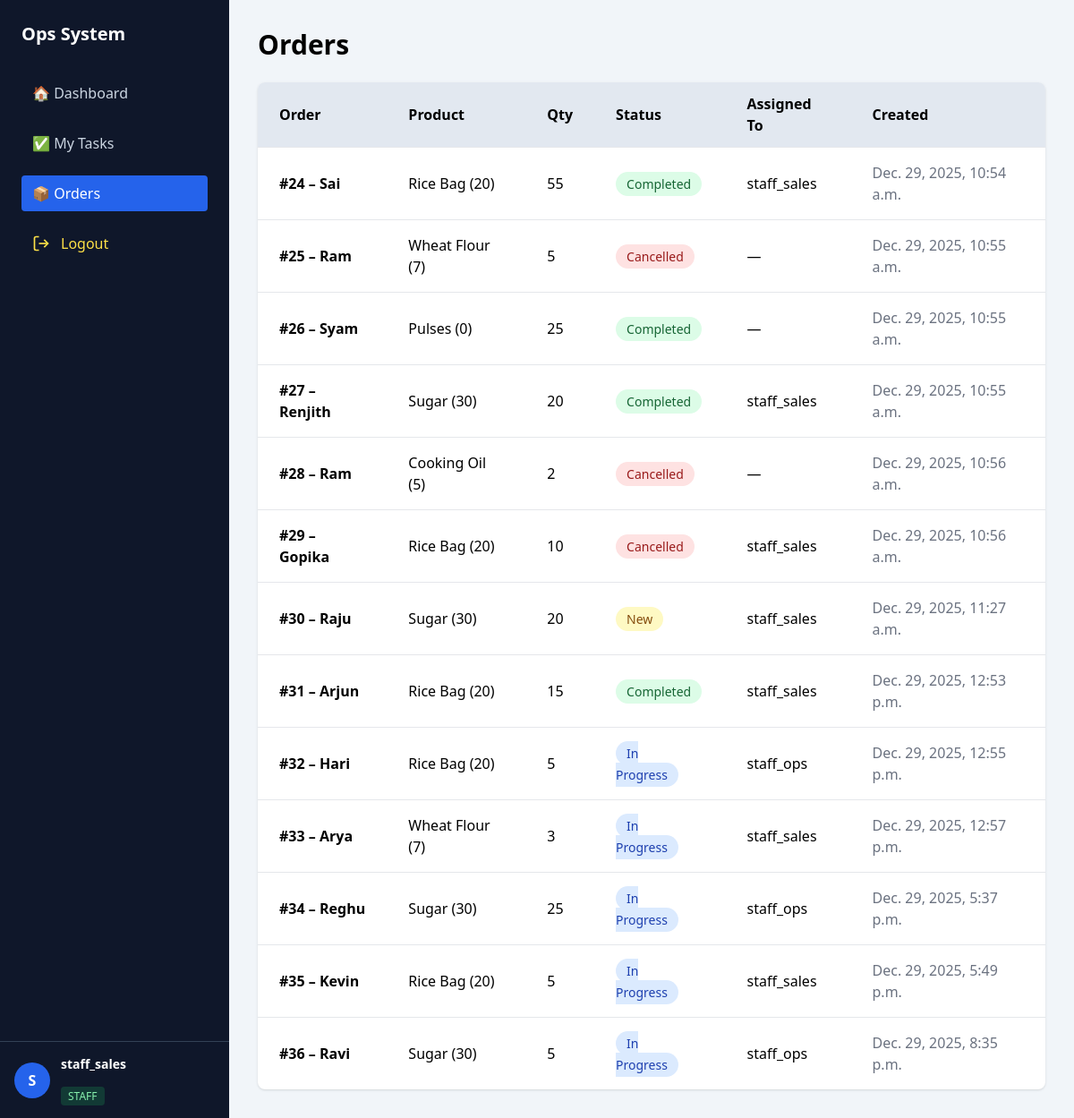
Screenshot of /orders/ (signed in) with the database file from the repository.
### orders/models.py (models this page shows, shortened)
class Order(models.Model):
    STATUS_CHOICES = (
        ('NEW', 'New'),
        ('IN_PROGRESS', 'In Progress'),
        ('COMPLETED', 'Completed'),
        ('CANCELLED', 'Cancelled'),
    )
    customer_name = models.CharField(max_length=100)
    product = models.ForeignKey(Product, on_delete=models.PROTECT)
    quantity = models.PositiveIntegerField()
    status = models.CharField(
        max_length=20,
        choices=STATUS_CHOICES,
        default='NEW'
    )
    assigned_to = models.ForeignKey(
        User,
        on_delete=models.SET_NULL,
        null=True,
        blank=True
    )
    created_at = models.DateTimeField(auto_now_add=True)

### inventory/models.py (models this page shows, shortened)
class Product(models.Model):
    name = models.CharField(max_length=100)
    sku = models.CharField(max_length=50, unique=True)
    current_stock = models.IntegerField(default=0)
    reorder_level = models.IntegerField(default=10)
    is_active = models.BooleanField(default=True)
    price = models.DecimalField(max_digits=10,decimal_places=2,default=0)
    def __str__(self):
        return f"{self.name} ({self.current_stock})"

### core/views.py (the view)
# urls.py: path('orders/', views.orders_view, name='orders'),
@login_required
def orders_view(request):
    orders = Order.objects.all()
    return render(request, 'core/orders.html', {'orders': orders})

### core/templates/core/orders.html
{% extends "core/base.html" %}
{% block content %}
<h1 class="text-3xl font-bold mb-6">Orders</h1>
<div class="bg-white shadow rounded-lg overflow-hidden">
<table class="min-w-full">
    <thead class="bg-slate-200 text-left">
        <tr>
            <th class="px-6 py-3">Order</th>
            <th class="px-6 py-3">Product</th>
            <th class="px-6 py-3">Qty</th>
            <th class="px-6 py-3">Status</th>
            <th class="px-6 py-3">Assigned To</th>
            <th class="px-6 py-3">Created</th>
        </tr>
    </thead>
    <tbody>
        {% for order in orders %}
        <tr class="border-t hover:bg-slate-50">
            <td class="px-6 py-4 font-semibold">
                #{{ order.id }} – {{ order.customer_name }}
            </td>
            <td class="px-6 py-4">{{ order.product }}</td>
            <td class="px-6 py-4">{{ order.quantity }}</td>
            <td class="px-6 py-4">
                {% if order.status == 'NEW' %}
                    <span class="px-3 py-1 bg-yellow-100 text-yellow-800 rounded-full text-sm">New</span>
                {% elif order.status == 'IN_PROGRESS' %}
                    <span class="px-3 py-1 bg-blue-100 text-blue-800 rounded-full text-sm">In Progress</span>
                {% elif order.status == 'COMPLETED' %}
                    <span class="px-3 py-1 bg-green-100 text-green-800 rounded-full text-sm">Completed</span>
                {% else %}
                    <span class="px-3 py-1 bg-red-100 text-red-800 rounded-full text-sm">Cancelled</span>
                {% endif %}
            </td>
            <td class="px-6 py-4">
                {{ order.assigned_to|default:"—" }}
            </td>
            <td class="px-6 py-4 text-gray-500">
                {{ order.created_at }}
            </td>
        </tr>
        {% empty %}
        <tr>
            <td colspan="6" class="text-center py-8 text-gray-500">
                No orders found
            </td>
        </tr>
        {% endfor %}
    </tbody>
</table>
</div>
{% endblock %}

### core/templates/core/base.html (shortened to what this page needs)
<!DOCTYPE html>
<html lang="en">
<head>
    <script src="https://cdn.tailwindcss.com"></script>
</head>
<body class="bg-slate-100 h-screen overflow-hidden flex">
{% if user.is_authenticated %}
<aside class="w-64 bg-slate-900 text-white h-screen flex flex-col">
    <div class="p-6">
        <h2 class="text-xl font-bold mb-8">Ops System</h2>
        <nav class="space-y-4">
            <a href="/"
               class="flex items-center gap-3 px-3 py-2 rounded
               {% if request.path == '/' %}
                   bg-blue-600 text-white
               {% else %}
                   text-slate-300 hover:bg-slate-800
               {% endif %}">
                🏠 Dashboard
            </a>
            <a href="/tasks/"
               class="flex items-center gap-3 px-3 py-2 rounded
               {% if request.path|slice:':7' == '/tasks/' %}
                   bg-blue-600 text-white
               {% else %}
                   text-slate-300 hover:bg-slate-800
               {% endif %}">
                ✅ My Tasks
            </a>
            <a href="/orders/"
               class="flex items-center gap-3 px-3 py-2 rounded
               {% if request.path|slice:':8' == '/orders/' %}
                   bg-blue-600 text-white
               {% else %}
                   text-slate-300 hover:bg-slate-800
               {% endif %}">
                📦 Orders
            </a>
            <a href="/logout/"
                class="flex items-center gap-3 px-3 py-2 rounded
                        text-yellow-300 hover:bg-yellow-900/30 hover:text-yellow-200 transition">
                    <svg class="w-5 h-5" fill="none" stroke="currentColor" stroke-width="2"
                        viewBox="0 0 24 24">
                        <path d="M9 21H5a2 2 0 0 1-2-2V5a2 2 0 0 1 2-2h4"></path>
                        <path d="M16 17l5-5-5-5"></path>
                        <path d="M21 12H9"></path>
                    </svg>
                    Logout
                </a>
        </nav>
    </div>
    <div class="flex-1"></div>
    <div class="border-t border-slate-700 p-4 flex items-center gap-3">
        <div class="h-10 w-10 rounded-full bg-blue-600 flex items-center justify-center font-bold">
            {{ user.username|slice:":1"|upper }}
        </div>
        <div class="text-sm leading-tight">
            <p class="font-semibold">
                {{ user.get_full_name|default:user.username }}
            </p>
            <br>
            {% if user.is_superuser %}
                <span class="text-xs bg-red-500/20 text-red-300 px-2 py-0.5 rounded">
                    ADMIN
                </span>
            {% else %}
                <span class="text-xs bg-green-500/20 text-green-300 px-2 py-0.5 rounded">
                    STAFF
                </span>
            {% endif %}
        </div>
    </div>
</aside>
{% endif %}
<main class="flex-1 p-8 overflow-y-auto">
    {% block content %}{% endblock %}
</main>
</body>
</html>

### rows the page displays
Order: id "24", customer_name "Sai", product "Rice Bag (20)", quantity "55", status "Completed", assigned_to "staff_sales", created_at "Dec. 29, 2025, 10:54 a.m."
Order: id "25", customer_name "Ram", product "Wheat Flour (7)", quantity "5", status "Cancelled", assigned_to "—", created_at "Dec. 29, 2025, 10:55 a.m."
Order: id "26", customer_name "Syam", product "Pulses (0)", quantity "25", status "Completed", assigned_to "—", created_at "Dec. 29, 2025, 10:55 a.m."
Order: id "27", customer_name "Renjith", product "Sugar (30)", quantity "20", status "Completed", assigned_to "staff_sales", created_at "Dec. 29, 2025, 10:55 a.m."
Order: id "28", customer_name "Ram", product "Cooking Oil (5)", quantity "2", status "Cancelled", assigned_to "—", created_at "Dec. 29, 2025, 10:56 a.m."
Order: id "29", customer_name "Gopika", product "Rice Bag (20)", quantity "10", status "Cancelled", assigned_to "staff_sales", created_at "Dec. 29, 2025, 10:56 a.m."
Order: id "30", customer_name "Raju", product "Sugar (30)", quantity "20", status "New", assigned_to "staff_sales", created_at "Dec. 29, 2025, 11:27 a.m."
Order: id "31", customer_name "Arjun", product "Rice Bag (20)", quantity "15", status "Completed", assigned_to "staff_sales", created_at "Dec. 29, 2025, 12:53 p.m."
Order: id "32", customer_name "Hari", product "Rice Bag (20)", quantity "5", status "In Progress", assigned_to "staff_ops", created_at "Dec. 29, 2025, 12:55 p.m."
Order: id "33", customer_name "Arya", product "Wheat Flour (7)", quantity "3", status "In Progress", assigned_to "staff_sales", created_at "Dec. 29, 2025, 12:57 p.m."
Order: id "34", customer_name "Reghu", product "Sugar (30)", quantity "25", status "In Progress", assigned_to "staff_ops", created_at "Dec. 29, 2025, 5:37 p.m."
Order: id "35", customer_name "Kevin", product "Rice Bag (20)", quantity "5", status "In Progress", assigned_to "staff_sales", created_at "Dec. 29, 2025, 5:49 p.m."
Order: id "36", customer_name "Ravi", product "Sugar (30)", quantity "5", status "In Progress", assigned_to "staff_ops", created_at "Dec. 29, 2025, 8:35 p.m."

### other values shown
{{ user.username|slice:":1"|upper }} "S"
{{ user.get_full_name|default:user.username }} "staff_sales"
